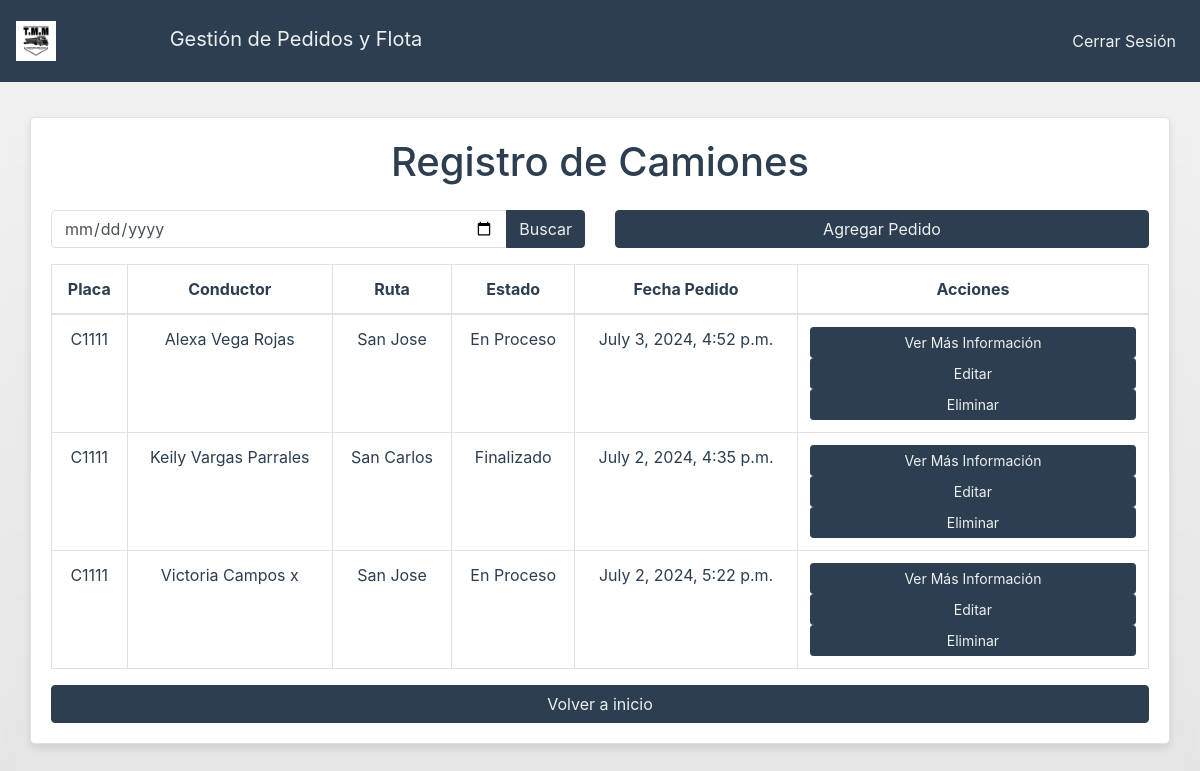
Page /crud_pedidos/ (signed in) on the committed database.
### prueba/models.py (models this page shows, shortened)
class Pedido(models.Model):
    camion = models.CharField(max_length=100)
    modelo = models.CharField(max_length=100)
    material = models.CharField(max_length=100)
    cliente = models.CharField(max_length=100)
    conductor = models.ForeignKey(Conductor, on_delete=models.CASCADE)
    ruta = models.CharField(max_length=100)
    estado = models.CharField(max_length=20, choices=[('En Proceso', 'En Proceso'), ('Finalizado', 'Finalizado')])
    fecha_pedido = models.DateTimeField(auto_now_add=True)

class Conductor(models.Model):
    nombre = models.CharField(max_length=50)
    apellido1 = models.CharField(max_length=50)
    apellido2 = models.CharField(max_length=50)
    def __str__(self):
        return f"{self.nombre}  {self.apellido1}  {self.apellido2}"

### prueba/views.py (the view)
# urls.py: path('crud_pedidos/', views.crud_pedidos, name='crud_pedidos'),
@login_required
def crud_pedidos(request):
    pedidos = Pedido.objects.all()
    return render(request, 'crud_pedidos.html', {'pedidos': pedidos})

### prueba/templates/crud_pedidos.html (shortened to what this page needs)
<!DOCTYPE html>
<html lang="en">
<head>
    {% load static %}
    <link rel="stylesheet" type="text/css" href="{% static 'prueba/styles.css' %}">
    <link rel="stylesheet" href="https://stackpath.bootstrapcdn.com/bootstrap/4.5.2/css/bootstrap.min.css">
</head>
<body>
    <nav class="navbar navbar-expand-lg navbar-light w-100" style="position: fixed; top: 0; left: 0; right: 0; padding: 1rem; text-align: center;">
        <a class="navbar-brand" href="#">
            <img src="{% static 'prueba/logo.png'%}" width="40" height="40" alt="Logo">
            <span class="ml-2">Gestión de Pedidos y Flota</span>
        </a>
        <div class="collapse navbar-collapse">
            <ul class="navbar-nav ml-auto">
                <li class="nav-item">
                    <a class="nav-link" href="{% url 'logout' %}">Cerrar Sesión</a>
                </li>
            </ul>
        </div>
    </nav>
    <div class="container">
        <h1 class="mb-4">Registro de Camiones</h1>
        <div class="row mb-3">
            <div class="col-md-6">
                <form method="get" action="{% url 'buscar_pedidos' %}">
                    <div class="input-group">
                        <input type="date" name="fecha" class="form-control" placeholder="Buscar por fecha">
                        <div class="input-group-append">
                            <button class="btn btn-primary" type="submit">Buscar</button>
                        </div>
                    </div>
                </form>
            </div>
            <div class="col-md-6 text-right">
                <button class="btn btn-primary" onclick="location.href='{% url 'agregar_pedido' %}'">Agregar Pedido</button>
            </div>
        </div>
        <table class="table table-bordered">
            <thead>
                <tr>
                    <th>Placa</th>
                    <th>Conductor</th>
                    <th>Ruta</th>
                    <th>Estado</th>
                    <th>Fecha Pedido</th>
                    <th>Acciones</th>
                </tr>
            </thead>
            <tbody>
                {% for pedido in pedidos %}
                <tr id="pedido-{{ pedido.id }}">
                    <td>{{ pedido.camion }}</td>
                    <td>{{ pedido.conductor }}</td>
                    <td>{{ pedido.ruta }}</td>
                    <td>{{ pedido.estado }}</td>
                    <td>{{ pedido.fecha_pedido }}</td>
                    <td>
                        <button class="btn btn-info btn-sm" onclick="location.href='{% url 'ver_informacion' pedido.id %}'">Ver Más Información</button>
                        <button class="btn btn-success btn-sm" onclick="location.href='{% url 'editar_pedido' pedido.id %}'">Editar</button>
                        <button class="btn btn-danger btn-sm" onclick="eliminarPedido('{{ pedido.id }}')">Eliminar</button>
                    </td>
                </tr>
                {% endfor %}
            </tbody>
        </table>
        <button type="button" class="btn btn-secondary" onclick="location.href='{% url 'home' %}'">Volver a inicio</button>
    </div>
</body>
</html>

### prueba/static/prueba/styles.css (style rules this page uses)
body { font-family: Arial, sans-serif; background-image: linear-gradient(to bottom, #f2f2f2, #e5e5e5); background-size: cover; background-repeat: no-repeat; background-attachment: fixed; height: 100vh; margin: 0; display: flex; justify-content: center; align-items: center; backdrop-filter: blur(5px); }
.container { background-color: rgba(255, 255, 255, 0.9); padding: 30px; border-radius: 8px; max-width: 600px; width: 100%; text-align: center; box-shadow: 0 0 10px rgba(0, 0, 0, 0.1); }
h1 { color: #333; margin-bottom: 30px; }
button { background-color: #007bff; color: white; padding: 15px; border: none; border-radius: 4px; cursor: pointer; font-size: 18px; margin-top: 10px; width: 100%; }
.navbar-brand img { margin-right: 100px; }

### prueba/templates/crud_pedidos.html (style rules this page uses)
:root { --primary-color: #2C3E50; --secondary-color: #18BC9C; --background-color: #ECF0F1; }
body { background-color: var(--background-color); color: var(--primary-color); }
.navbar { background-color: var(--primary-color) !important; }
.navbar-brand, .nav-link { color: var(--background-color) !important; }
.btn-primary { background-color: var(--primary-color); border-color: var(--primary-color); color: var(--background-color); }
.container { background-color: #ffffff; border: 1px solid #e0e0e0; border-radius: 5px; padding: 20px; margin-top: 60px; box-shadow: 0 4px 8px rgba(0, 0, 0, 0.1); }
.btn { color: var(--background-color); }
.btn-secondary, .btn-info, .btn-success, .btn-danger { background-color: var(--primary-color); border-color: var(--primary-color); }
h1, .table th, .table td { color: var(--primary-color); }
.form-control { border-color: #e0e0e0; }

### rows in the picture
Pedido: camion "C1111", conductor "Alexa Vega Rojas", ruta "San Jose", estado "En Proceso", fecha_pedido "July 3, 2024, 4:52 p.m."
Pedido: camion "C1111", conductor "Keily Vargas Parrales", ruta "San Carlos", estado "Finalizado", fecha_pedido "July 2, 2024, 4:35 p.m."
Pedido: camion "C1111", conductor "Victoria Campos x", ruta "San Jose", estado "En Proceso", fecha_pedido "July 2, 2024, 5:22 p.m."
